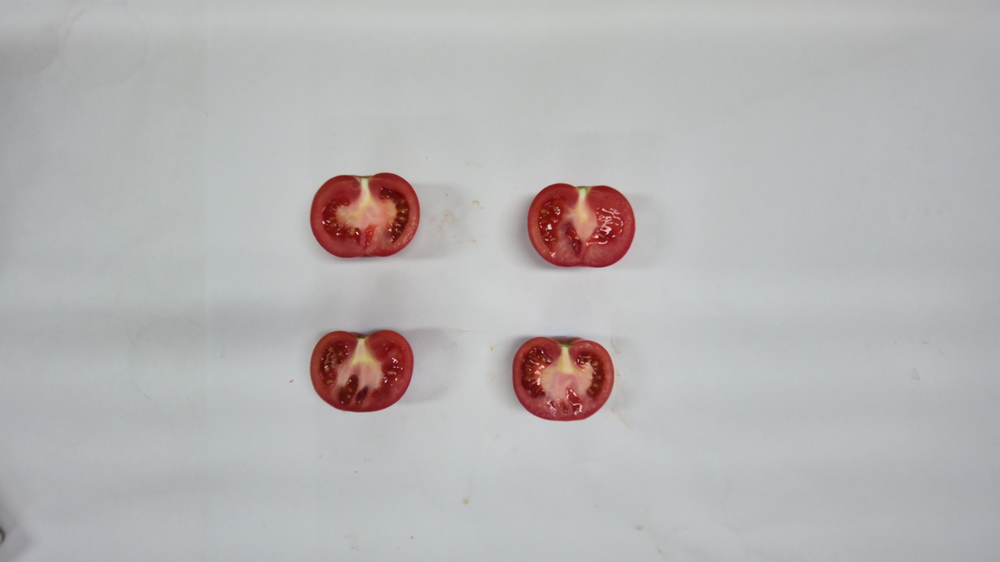
#> input picture data/3_4_image_1_1.png, 1000 x 562 px, shrunk from 3840 x 2160 before the run; its folder holds only this picture in this run
$ python -i ex_mask.py   (imports and definitions only)
#> lines starting #> are read from the running program, lines starting #| are printed output that depends on the picture; after the words box and inside, x2 and y2 are one past the last pixel; in counts of white or black regions, pixels touching at a corner belong together
import os

import cv2
import numpy as np

def extract_tomato(image_path):

#> called with image_path = '../data/3_4_image_1_1.png'
    img = cv2.imread(image_path)
#> img is the input picture: shape (562, 1000, 3); mean B, G, R 180.1, 179.8, 181.9
    imgHSV = cv2.cvtColor(img, cv2.COLOR_BGR2HSV)
#> imgHSV: shape (562, 1000, 3); mean H, S, V 87.2, 14.1, 185.5

    lower_red1 = np.array([0, 75, 75])
    upper_red1 = np.array([190, 255, 255])
    lower_red2 = np.array([160, 100, 100])
    upper_red2 = np.array([179, 255, 255])


    # 创建红色掩码
    mask_red1 = cv2.inRange(imgHSV, lower_red1, upper_red1)
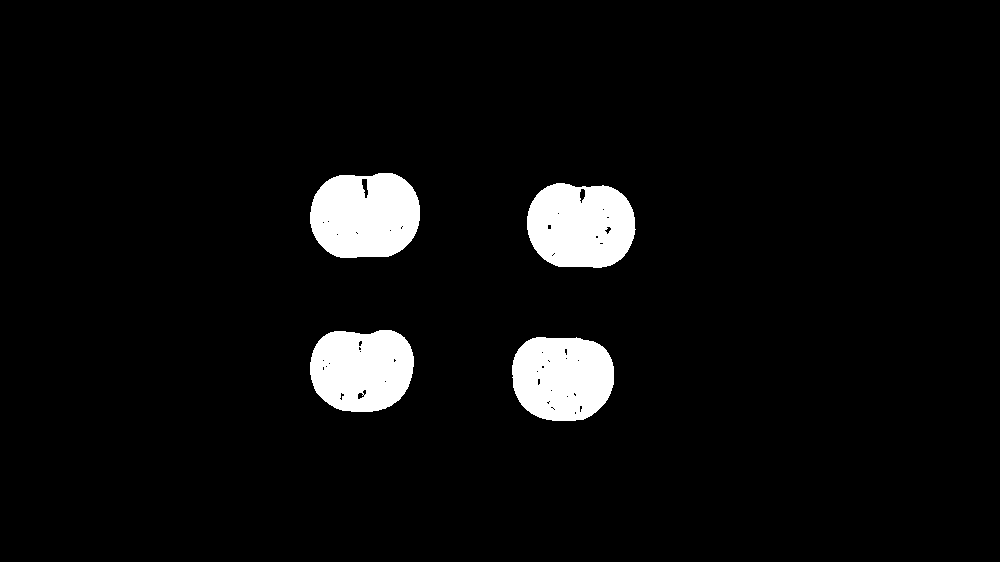
#> mask_red1: shape (562, 1000); 5.2% white; 4 white regions, box (x1, y1, x2, y2) and area: (310, 173, 420, 258) 7768, (527, 183, 636, 268) 7559, (512, 337, 614, 421) 7134, (310, 330, 414, 412) 7033
    mask_red2 = cv2.inRange(imgHSV, lower_red2, upper_red2)
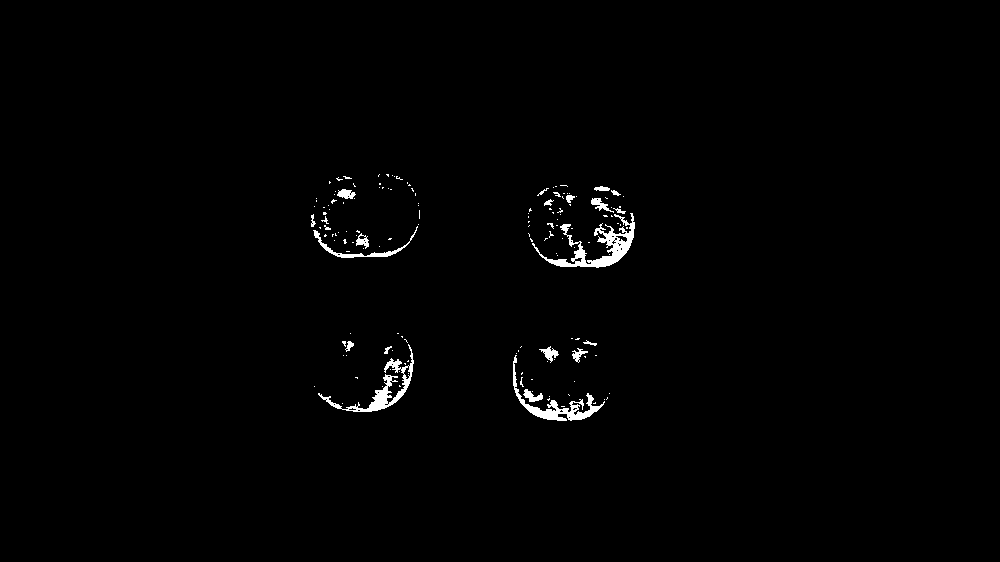
#> mask_red2: shape (562, 1000); 0.99% white; 153 white regions (131 under 20 px), largest, box (x1, y1, x2, y2) and area: (532, 213, 635, 268) 1494, (318, 344, 414, 412) 1047, (513, 355, 605, 421) 986
    mask_red = mask_red1 + mask_red2

    # 定义果梗洼的范围
    lower_stem_scar = np.array([8, 50, 70])
    upper_stem_scar = np.array([50, 200, 255])

    # 创建果梗洼掩码
    mask_stem_scar = cv2.inRange(imgHSV, lower_stem_scar, upper_stem_scar)
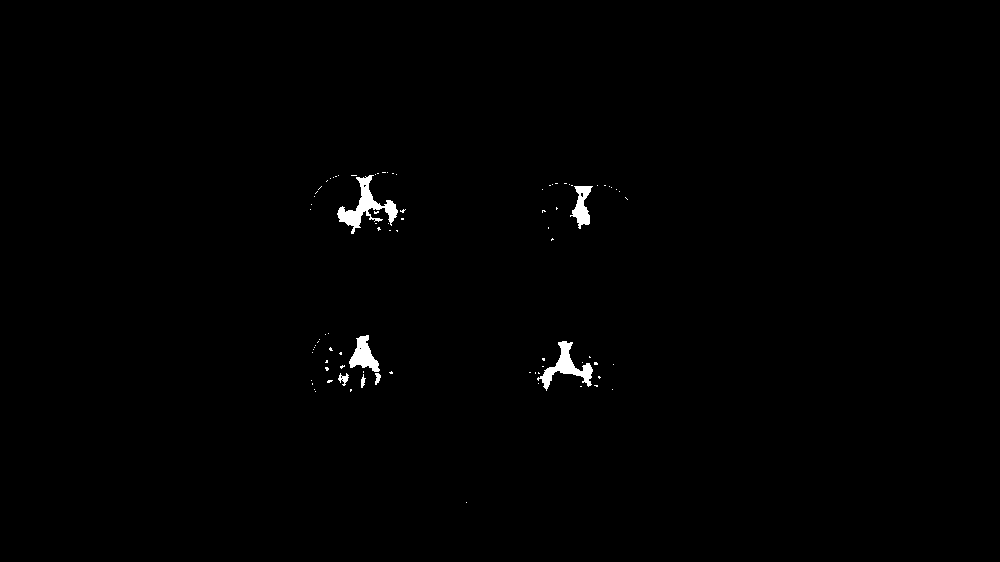
#> mask_stem_scar: shape (562, 1000); 0.61% white; 86 white regions (79 under 20 px)

    # 去除噪音
    kernel = np.ones((5, 5), np.uint8)
    mask_red = cv2.morphologyEx(mask_red, cv2.MORPH_CLOSE, kernel)
    mask_red = cv2.morphologyEx(mask_red, cv2.MORPH_OPEN, kernel)

    # 找到红色区域的轮廓
    contours_red, _ = cv2.findContours(mask_red, cv2.RETR_EXTERNAL, cv2.CHAIN_APPROX_SIMPLE)
#> contours_red = 4 contours; box (x1, y1, x2, y2) and area: (310, 173, 420, 258) 7648, (527, 183, 635, 268) 7502, (512, 337, 614, 421) 7050, (310, 330, 414, 412) 6968

    # 创建最终掩码
    final_mask = np.zeros_like(mask_stem_scar)

    # 计算番茄轮廓的中心点
    tomato_centers = []
    for cnt in contours_red:
        if cv2.contourArea(cnt) > 1000:
            M = cv2.moments(cnt)
            if M['m00'] != 0:
                cX = int(M['m10'] / M['m00'])
                cY = int(M['m01'] / M['m00'])
                tomato_centers.append((cX, cY))
                cv2.drawContours(final_mask, [cnt], -1, (255), thickness=cv2.FILLED)
#> this loop made 4 passes
#> (cX, cY) on passes 1 to 4: (562, 377), (361, 369), (580, 225), (364, 215)
#> final_mask: shape (562, 1000); 5.3% white; 4 white regions, box (x1, y1, x2, y2) and area: (310, 173, 420, 258) 7803, (527, 183, 635, 268) 7648, (512, 337, 614, 421) 7191, (310, 330, 414, 412) 7110
#> after the loop, tomato_centers = [(562, 377), (361, 369), (580, 225), (364, 215)]

    # 转换成 NumPy 数组以提高效率
    mask_stem_scar_indices = np.argwhere(mask_stem_scar > 0)
#> mask_stem_scar_indices = 3447 pairs, first value 172 to 502, second value 310 to 627

    # 保留靠近番茄的果梗洼
    for center in tomato_centers:
        distance_threshold = 200  # 可根据需要调整
        distances = np.sqrt(
            (mask_stem_scar_indices[:, 1] - center[0]) ** 2 + (mask_stem_scar_indices[:, 0] - center[1]) ** 2)
        close_indices = mask_stem_scar_indices[distances < distance_threshold]

        for y, x in close_indices:
            final_mask[y, x] = 255
#> this loop made 4 passes
#> final_mask: shape (562, 1000); 5.3% white; 5 white regions (1 under 20 px), largest, box (x1, y1, x2, y2) and area: (310, 172, 420, 258) 7865, (527, 183, 635, 268) 7678, (512, 337, 614, 421) 7193, (310, 330, 414, 412) 7122

    return img, final_mask


# 函数：根据掩码绘制番茄的最外部边缘
# [57 lines left out: functions draw_outer_edges, extract_and_place_on_black_background, process_folder, not called in this run]

# 示例用法
input_folder = r'D:\deep\data\scar'
output_folder = r"D:\deep\data\scar_cut"

# [1 line not run here, left out]

>>> result = extract_tomato('../data/3_4_image_1_1.png')

$ run again, on data/3_4_image_1_3.png
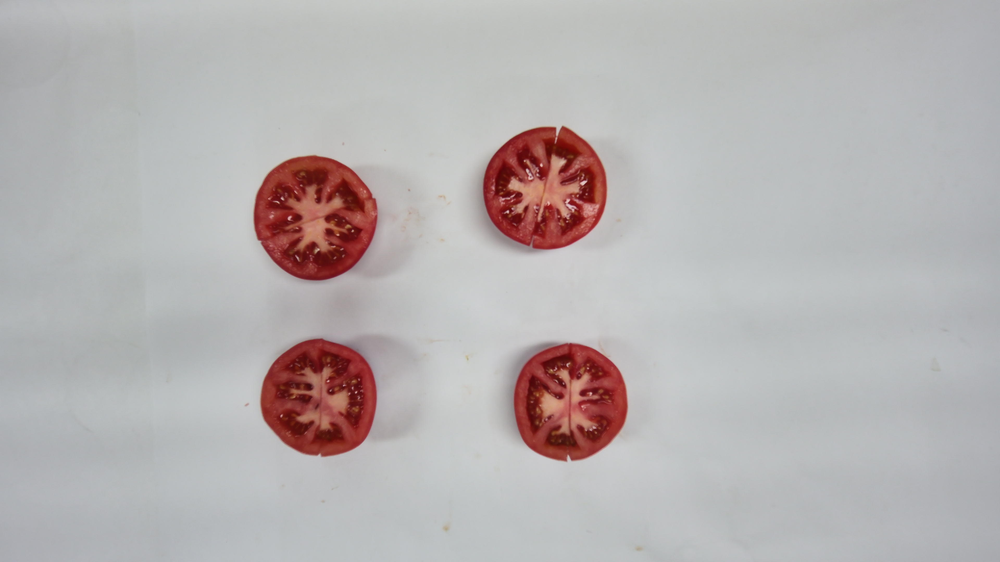
#> input picture data/3_4_image_1_3.png, 1000 x 562 px, shrunk from 3840 x 2160 before the run
#> in extract_tomato, img is the input picture: shape (562, 1000, 3); mean B, G, R 177.3, 177.1, 182.1
#> imgHSV: shape (562, 1000, 3); mean H, S, V 85.2, 19.1, 185.4
#> in extract_tomato, `mask_red1 = cv2.inRange(imgHSV, lower_red1, upper_red1)`:
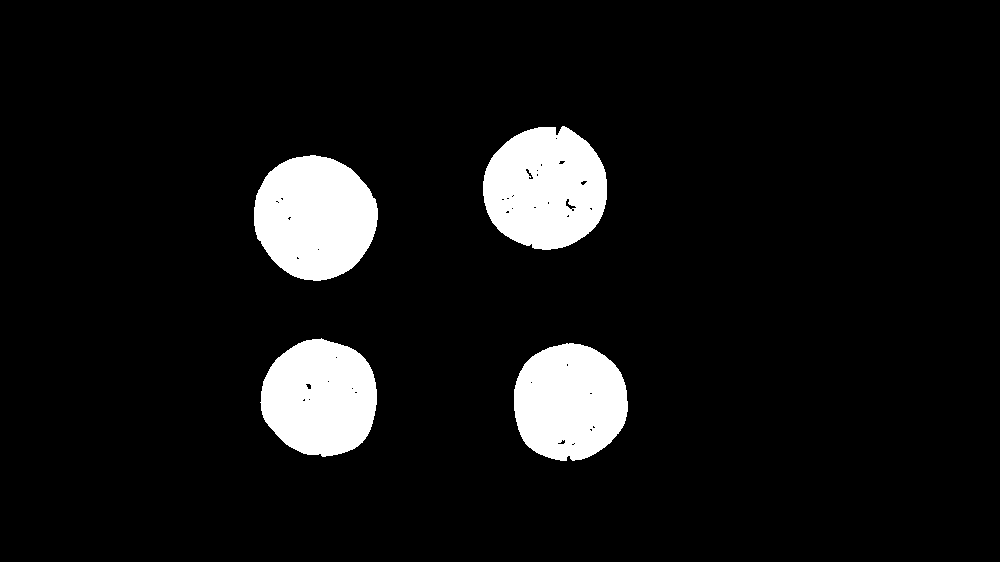
#> mask_red1: shape (562, 1000); 8.1% white; 4 white regions, box (x1, y1, x2, y2) and area: (254, 155, 378, 281) 12023, (483, 126, 607, 250) 11894, (260, 338, 377, 457) 10745, (514, 343, 628, 461) 10634
#> mask_red2: shape (562, 1000); 1.2% white; 319 white regions (275 under 20 px), largest, box (x1, y1, x2, y2) and area: (483, 131, 548, 246) 1112, (279, 339, 377, 448) 960, (254, 204, 377, 280) 821
#> in extract_tomato, `mask_stem_scar = cv2.inRange(imgHSV, lower_stem_scar, upper_stem_scar)`:
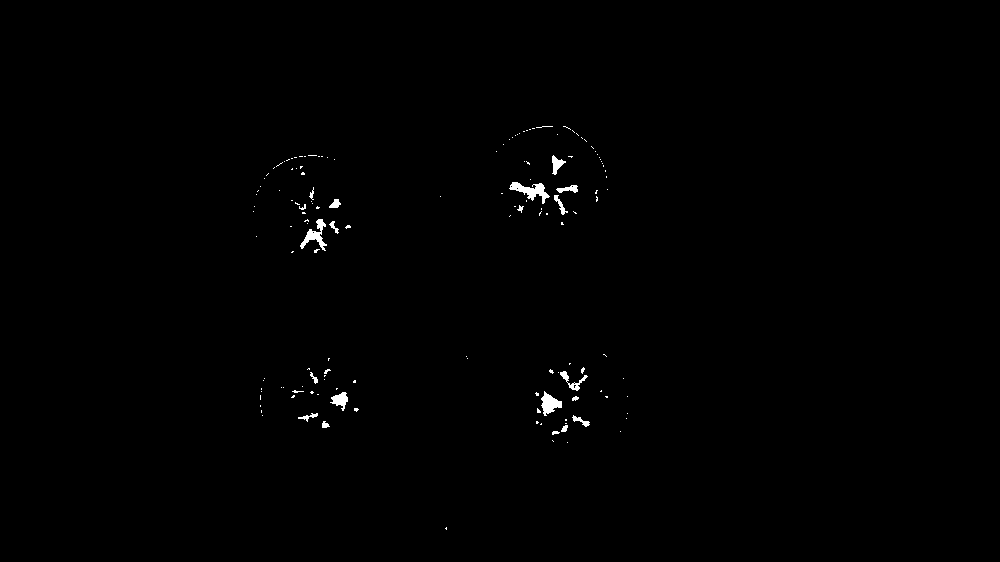
#> mask_stem_scar: shape (562, 1000); 0.46% white; 149 white regions (129 under 20 px)
#> contours_red = 4 contours; box (x1, y1, x2, y2) and area: (254, 155, 378, 281) 11862, (483, 127, 607, 250) 11854, (261, 339, 377, 456) 10600, (514, 343, 628, 461) 10506
#> the loop in extract_tomato, `for cnt in contours_red:` made 4 passes
#> (cX, cY) on passes 1 to 4: (569, 401), (319, 397), (314, 217), (545, 187)
#> after the loop in extract_tomato, `for cnt in contours_red:`: tomato_centers = [(569, 401), (319, 397), (314, 217), (545, 187)]
#> mask_stem_scar_indices = 2594 pairs, first value 126 to 529, second value 253 to 627
#> the loop in extract_tomato, `for center in tomato_centers:` made 4 passes

$ run again, on data/color_image_11_1.png
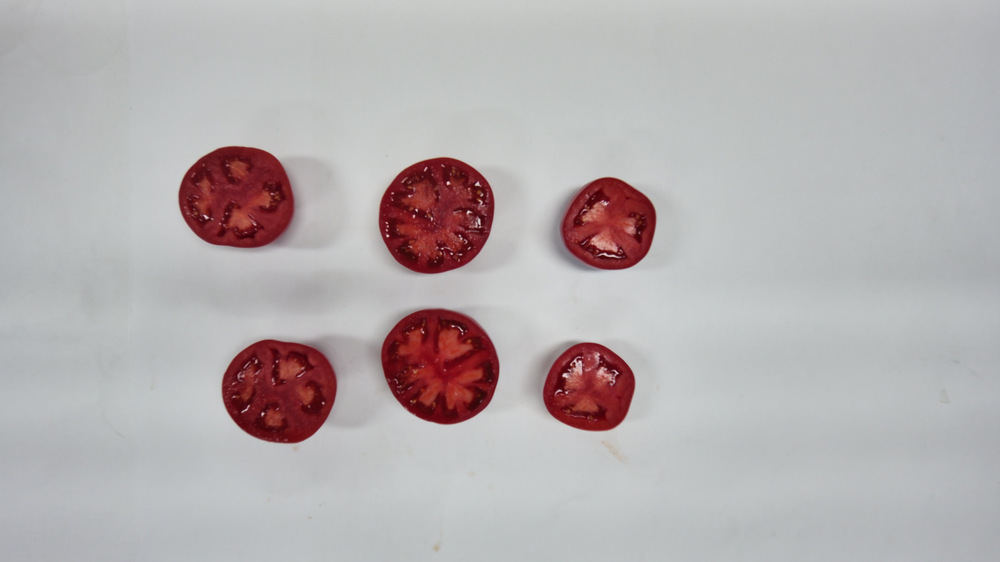
#> input picture data/color_image_11_1.png, 1000 x 562 px, shrunk from 3840 x 2160 before the run
#> in extract_tomato, img is the input picture: shape (562, 1000, 3); mean B, G, R 176.4, 175.3, 181.3
#> imgHSV: shape (562, 1000, 3); mean H, S, V 95.7, 23.2, 184.6
#> in extract_tomato, `mask_red1 = cv2.inRange(imgHSV, lower_red1, upper_red1)`:
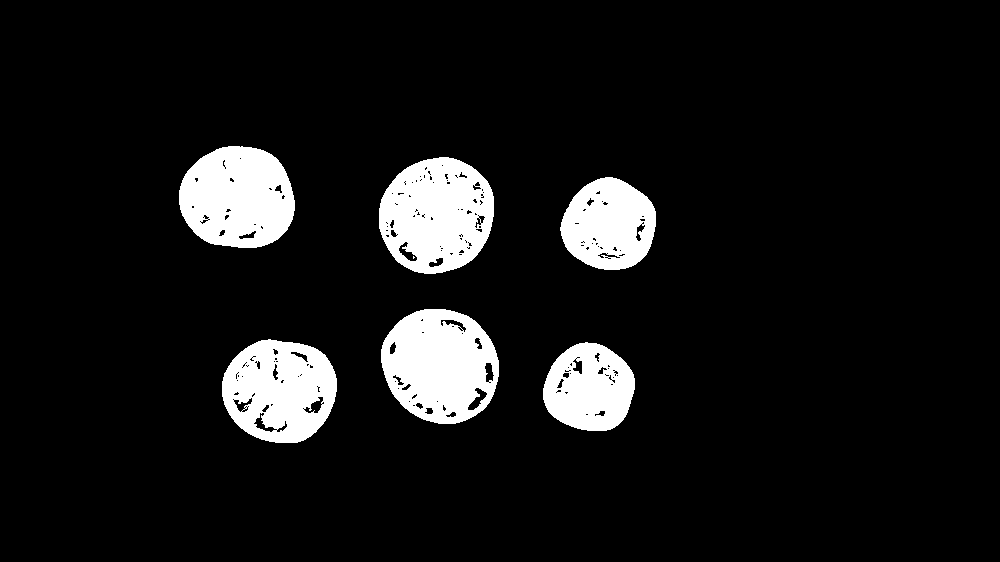
#> mask_red1: shape (562, 1000); 9% white; 7 white regions (1 under 20 px), largest, box (x1, y1, x2, y2) and area: (379, 157, 494, 274) 10023, (381, 309, 499, 424) 9975, (179, 146, 295, 248) 9257, (222, 339, 337, 443) 8765, (560, 177, 656, 270) 6591, (543, 342, 635, 431) 6034
#> mask_red2: shape (562, 1000); 5.3% white; 229 white regions (215 under 20 px), largest, box (x1, y1, x2, y2) and area: (179, 147, 294, 248) 5741, (379, 158, 494, 274) 5307, (222, 340, 337, 443) 4930
#> mask_stem_scar: shape (562, 1000); 0.02% white in thin lines or dots, all inside (x1, y1, x2, y2) = (183, 146, 651, 550)
#> contours_red = 6 contours; box (x1, y1, x2, y2) and area: (381, 309, 499, 424) 10478, (379, 157, 494, 274) 10430, (179, 146, 295, 248) 9322, (222, 340, 337, 443) 9262, (561, 177, 656, 270) 6681, (543, 343, 635, 431) 6186
#> the loop in extract_tomato, `for cnt in contours_red:` made 6 passes
#> (cX, cY) on passes 1 to 6: (588, 387), (279, 390), (440, 365), (608, 224), (436, 214), (237, 197)
#> after the loop in extract_tomato, `for cnt in contours_red:`:
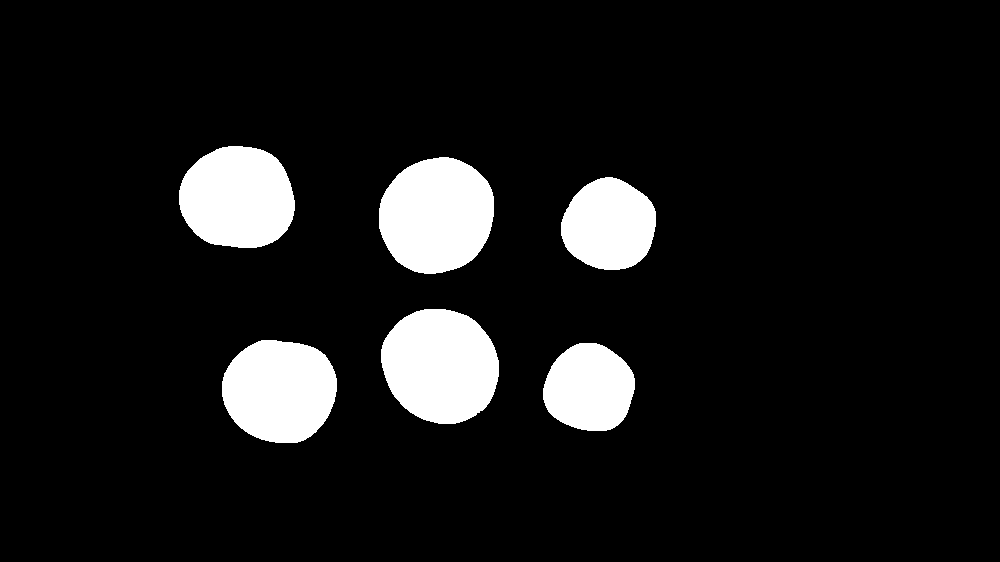
#> final_mask: shape (562, 1000); 9.5% white; 6 white regions, box (x1, y1, x2, y2) and area: (381, 309, 499, 424) 10645, (379, 157, 494, 274) 10595, (179, 146, 295, 248) 9480, (222, 340, 337, 443) 9419, (561, 177, 656, 270) 6813, (543, 343, 635, 431) 6314
#> after the loop in extract_tomato, `for cnt in contours_red:`: tomato_centers = [(588, 387), (279, 390), (440, 365), (608, 224), (436, 214), (237, 197)]
#> mask_stem_scar_indices = 97 pairs, first value 146 to 549, second value 183 to 650
#> the loop in extract_tomato, `for center in tomato_centers:` made 6 passes
